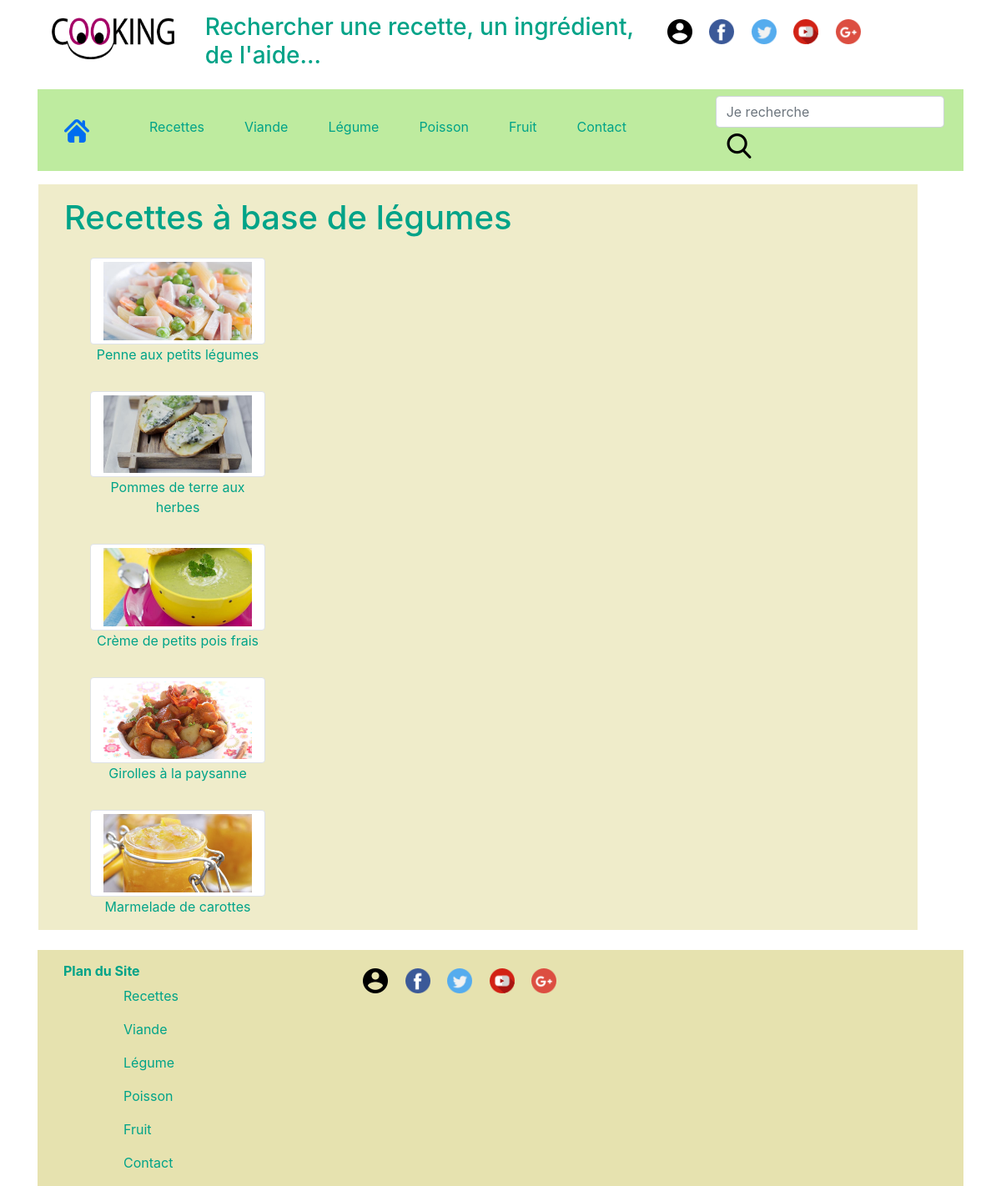
The app's page /legume.php with its own data.
### tables this page shows
CREATE TABLE IF NOT EXISTS `recettes` (
  `idRecette` int(11) NOT NULL AUTO_INCREMENT,
  `titre` varchar(250) NOT NULL,
  `chapo` text NOT NULL,
  `img` varchar(50) NOT NULL,
  `preparation` text NOT NULL,
  `ingredient` text NOT NULL,
  `membre` int(11) NOT NULL,
  `couleur` varchar(30) NOT NULL,
  `dateCrea` timestamp NOT NULL DEFAULT CURRENT_TIMESTAMP ON UPDATE CURRENT_TIMESTAMP,
  `categorie` int(11) NOT NULL,
  `tempsCuisson` varchar(50) NOT NULL,
  `tempsPreparation` varchar(50) NOT NULL,
  `difficulte` varchar(50) NOT NULL,
  `prix` varchar(50) NOT NULL,
  PRIMARY KEY (`idRecette`)
);

### legume.php (the view, shortened to what this page needs)
<?php
include 'header.php';
?>
<div class="container">
    <div class="row">
        <div class="rowrecette" style='background-color : #EFECCA;'>
        <h1 class="col-12">Recettes à base de légumes</h1>
        <div class="col-lg-12 col-sm-6">
                <?php
                include 'auth.php';
                $result = $pdo->query("SELECT * FROM recettes WHERE categorie='2'");
                while($recette = $result->fetch(PDO::FETCH_ASSOC))
                {
                    echo "<div class='container'>";
                    echo "<div class='row'>";
                    echo "<div class='col-lg-3 col-sm-6 text-center'>";
                    $image = "photos/recettes/".$recette['img']."'";
                    echo "<a href='recette-detail.php?idRecette=".$recette['idRecette']."'>";
                    echo "<img class='rounded img-thumbnail col-12' src='".$image."'";
                    echo '<p>'.$recette['titre'].'</p>';
                    echo '</a>';
                    echo "</div>";
                    echo "</div>";
                    echo "</div>";
                }
                ?>
        </div>
        </div>
    </div>
<?php
include 'footer.php';
?>

### style.css (style rules this page uses)
.row, .rowrecette { padding-top: 1em; padding-left: 1em; padding-right: 1em; }
a { color: #00A388; text-decoration: none; }
h6, h2, h1, h3, ul { color: #00A388; }

### records on screen
recettes: img (picture), titre "Penne aux petits légumes"
recettes: img (picture), titre "Pommes de terre aux herbes"
recettes: img (picture), titre "Crème de petits pois frais"
recettes: img (picture), titre "Girolles à la paysanne"
recettes: img (picture), titre "Marmelade de carottes"
